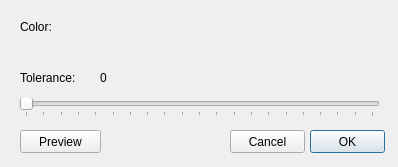
<?xml version="1.0" encoding="UTF-8"?>
<ui version="4.0">
 <class>TransparentDialog</class>
 <widget class="QDialog" name="TransparentDialog">
  <property name="windowModality">
   <enum>Qt::ApplicationModal</enum>
  </property>
  <property name="geometry">
   <rect>
    <x>0</x>
    <y>0</y>
    <width>398</width>
    <height>167</height>
   </rect>
  </property>
  <property name="windowTitle">
   <string>Transparent colour</string>
  </property>
  <widget class="QSlider" name="horizontalSlider">
   <property name="geometry">
    <rect>
     <x>19</x>
     <y>98</y>
     <width>361</width>
     <height>19</height>
    </rect>
   </property>
   <property name="focusPolicy">
    <enum>Qt::NoFocus</enum>
   </property>
   <property name="maximum">
    <number>100</number>
   </property>
   <property name="orientation">
    <enum>Qt::Horizontal</enum>
   </property>
   <property name="tickPosition">
    <enum>QSlider::TicksBelow</enum>
   </property>
   <property name="tickInterval">
    <number>5</number>
   </property>
  </widget>
  <widget class="QLabel" name="label">
   <property name="geometry">
    <rect>
     <x>20</x>
     <y>70</y>
     <width>71</width>
     <height>16</height>
    </rect>
   </property>
   <property name="text">
    <string>Tolerance:</string>
   </property>
  </widget>
  <widget class="QLabel" name="toleranceValue">
   <property name="geometry">
    <rect>
     <x>100</x>
     <y>70</y>
     <width>31</width>
     <height>16</height>
    </rect>
   </property>
   <property name="text">
    <string>0</string>
   </property>
  </widget>
  <widget class="QLabel" name="color">
   <property name="geometry">
    <rect>
     <x>20</x>
     <y>40</y>
     <width>111</width>
     <height>21</height>
    </rect>
   </property>
   <property name="autoFillBackground">
    <bool>true</bool>
   </property>
   <property name="text">
    <string/>
   </property>
  </widget>
  <widget class="QLabel" name="label_3">
   <property name="geometry">
    <rect>
     <x>20</x>
     <y>20</y>
     <width>47</width>
     <height>13</height>
    </rect>
   </property>
   <property name="text">
    <string>Color:</string>
   </property>
  </widget>
  <widget class="QPushButton" name="pushButton">
   <property name="geometry">
    <rect>
     <x>20</x>
     <y>130</y>
     <width>81</width>
     <height>23</height>
    </rect>
   </property>
   <property name="focusPolicy">
    <enum>Qt::NoFocus</enum>
   </property>
   <property name="text">
    <string>Preview</string>
   </property>
  </widget>
  <widget class="QPushButton" name="pushButton_2">
   <property name="geometry">
    <rect>
     <x>310</x>
     <y>130</y>
     <width>75</width>
     <height>23</height>
    </rect>
   </property>
   <property name="text">
    <string>OK</string>
   </property>
  </widget>
  <widget class="QPushButton" name="pushButton_3">
   <property name="geometry">
    <rect>
     <x>230</x>
     <y>130</y>
     <width>75</width>
     <height>23</height>
    </rect>
   </property>
   <property name="text">
    <string>Cancel</string>
   </property>
  </widget>
 </widget>
 <resources/>
 <connections/>
</ui>
